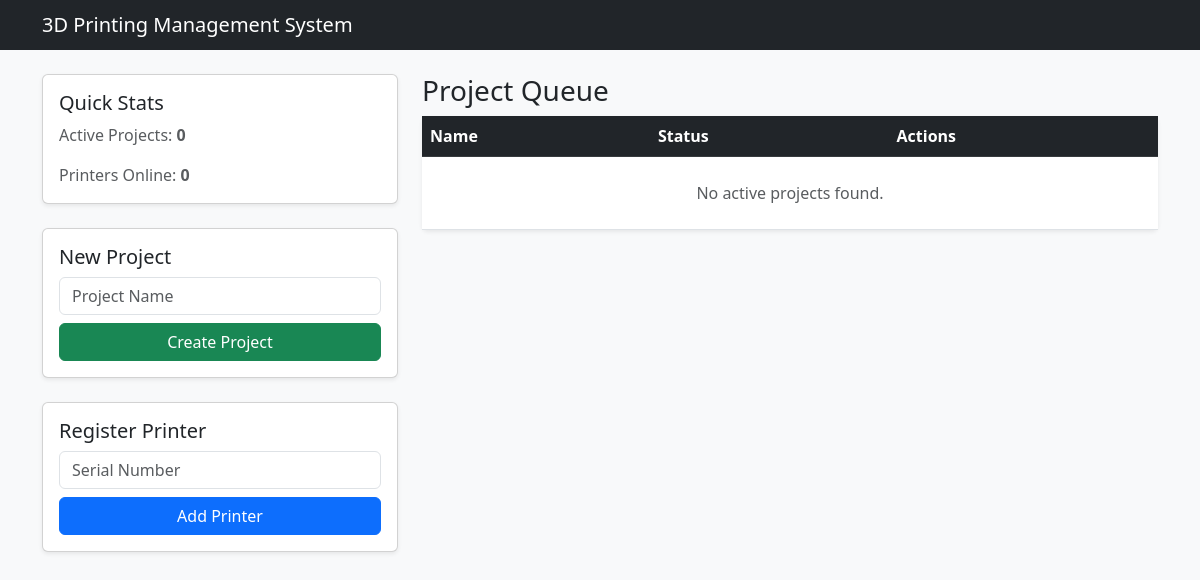
Before: / with the older database file.
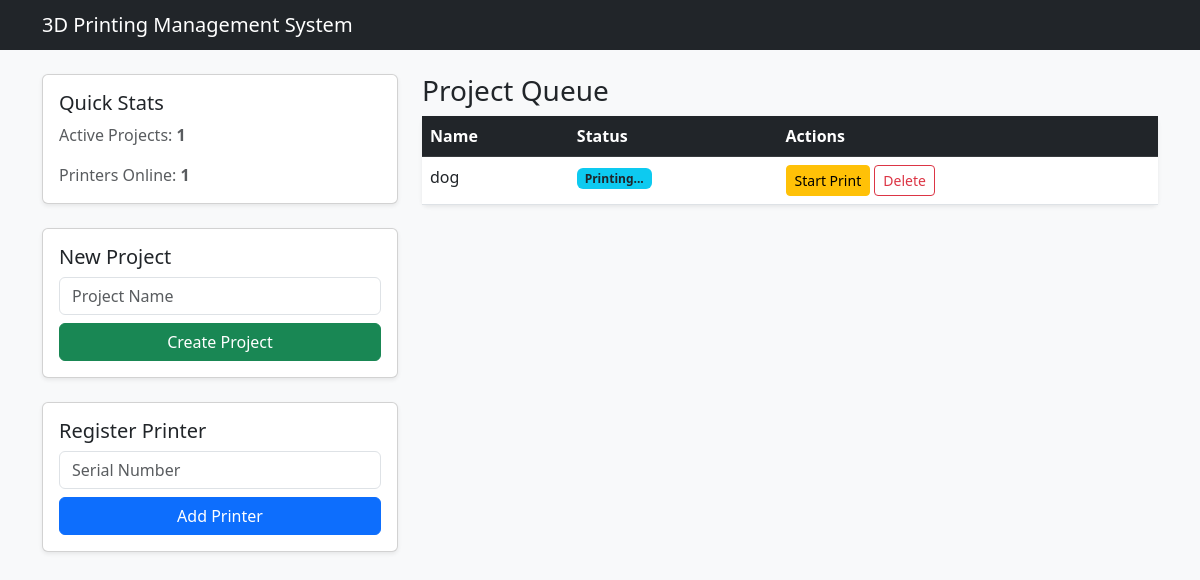
After: the same page with the newer database file.
### models.py (models this page shows)
class Project(db.Model):
    __tablename__ = 'projects'
    project_id = db.Column(db.Integer, primary_key=True)
    project_name = db.Column(db.String(200), nullable=False)
    status = db.Column(db.String(50), default='pending')
    jobs = db.relationship('PrintJob', backref='project', lazy=True)

### app.py (the view)
    @app.route('/')
    def home():
        p_count = db.session.query(func.count(Project.project_id)).scalar()
        pr_count = db.session.query(func.count(Printer.printer_id)).scalar()
        projects = Project.query.all()
        return render_template('index.html', projects=projects, p_count=p_count, pr_count=pr_count)

### Templates/index.html (shortened to what this page needs)
<!DOCTYPE html>
<html lang="en">
<head>
    <link href="https://cdn.jsdelivr.net/npm/bootstrap@5.3.0/dist/css/bootstrap.min.css" rel="stylesheet">
</head>
<body class="bg-light">
    <nav class="navbar navbar-dark bg-dark mb-4">
        <div class="container">
            <span class="navbar-brand mb-0 h1">3D Printing Management System</span>
        </div>
    </nav>
    <div class="container">
        <div class="row">
            <div class="col-md-4">
                <div class="card shadow-sm mb-4">
                    <div class="card-body">
                        <h5 class="card-title">Quick Stats</h5>
                        <p class="card-text text-muted">Active Projects: <strong>{{ p_count }}</strong></p>
                        <p class="card-text text-muted">Printers Online: <strong>{{ pr_count }}</strong></p>
                    </div>
                </div>
                <div class="card shadow-sm mb-4">
                    <div class="card-body">
                        <h5 class="card-title">New Project</h5>
                        <form action="/project/add" method="POST">
                            <input type="text" name="project_name" class="form-control mb-2" placeholder="Project Name" required>
                            <button type="submit" class="btn btn-success w-100">Create Project</button>
                        </form>
                    </div>
                </div>
                <div class="card shadow-sm">
                    <div class="card-body">
                        <h5 class="card-title">Register Printer</h5>
                        <form action="/printer/add" method="POST">
                            <input type="text" name="serial" class="form-control mb-2" placeholder="Serial Number" required>
                            <button type="submit" class="btn btn-primary w-100">Add Printer</button>
                        </form>
                    </div>
                </div>
            </div>
            <div class="col-md-8">
                <h3>Project Queue</h3>
                <table class="table table-hover bg-white shadow-sm rounded">
                    <thead class="table-dark">
                        <tr>
                            <th>Name</th>
                            <th>Status</th>
                            <th>Actions</th>
                        </tr>
                    </thead>
                    <tbody>
                        {% for project in projects %}
                        <tr>
                            <td>{{ project.project_name }}</td>
                            <td><span class="badge bg-info text-dark">{{ project.status }}</span></td>
                            <td>
                                <form action="{{ url_for('start_print', id=project.project_id) }}" method="POST" style="display:inline;">
                                    <button type="submit" class="btn btn-sm btn-warning">Start Print</button>
                                </form>
                                <form action="{{ url_for('delete_project', id=project.project_id) }}" method="POST" style="display:inline;">
                                    <button type="submit" class="btn btn-sm btn-outline-danger" onclick="return confirm('Delete?')">Delete</button>
                                </form>
                            </td>
                        </tr>
                        {% else %}
                        <tr>
                            <td colspan="3" class="text-center text-muted py-4">No active projects found.</td>
                        </tr>
                        {% endfor %}
                    </tbody>
                </table>
            </div>
        </div>
    </div>
</body>
</html>

Changed rows visible on the page:
added Project: project_name "dog", status "Printing..."
Other visible differences:
{{ p_count }}: "0" → "1"
{{ pr_count }}: "0" → "1"
text no longer shown: "No active projects found."
